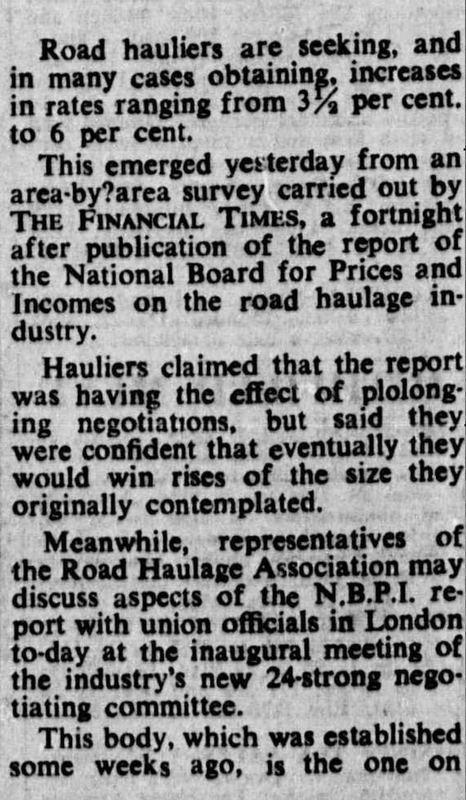
#> input picture 04. Kernels, callbacks and thresholding/img/text.png, 466 x 800 px, shrunk from 861 x 1479 before the run
$ jupyter execute --allow-errors Thresholding_cv.ipynb   (shell and % lines are left out)
#> lines starting #> are read from the running program, lines starting #| are printed output that depends on the picture; after the words box and inside, x2 and y2 are one past the last pixel; in counts of white or black regions, pixels touching at a corner belong together
# Computer Vision Thresholding

[cell 1]
import cv2
import numpy as np
import matplotlib.pyplot as plt
plt.rcParams['image.cmap'] = 'gray'

[cell 2]
# Load an image and apply all types of thresholding that openCV offers (like thresh_binary, thresh_trunc, tozero, etc)
# Display the original image as well as the thresholded images
Image= r"C:\Users\oolus\OneDrive\Desktop\pic\Dog.jpg"
img = cv2.imread(Image)

[cell 3]
ret,thresh1 = cv2.threshold(img,127,255,cv2.THRESH_BINARY)
ret,thresh2 = cv2.threshold(img,127,255,cv2.THRESH_BINARY_INV)
ret,thresh3 = cv2.threshold(img,127,255,cv2.THRESH_TRUNC)
ret,thresh4 = cv2.threshold(img,127,255,cv2.THRESH_TOZERO)
ret,thresh5 = cv2.threshold(img,127,255,cv2.THRESH_TOZERO_INV)

titles = ['Original Image','BINARY','BINARY_INV','TRUNC','TOZERO','TOZERO_INV']
images = [img, thresh1, thresh2, thresh3, thresh4, thresh5]

fig = plt.figure(figsize=(10,6))


#> (the rest of this cell did not finish here and is left out)

[Hint](# "cv2.threshold(img, threshold, max_value, cv2.THRESH_BINARY)")

[cell 4]
# Adjust the values and types to try to isolate the regions of interests the best way possible
# eliminating as much noise as possible
# Display the original image as well as the thresholded images

ret,thresh1 = cv2.threshold(img,14,255,cv2.THRESH_BINARY)
ret,thresh2 = cv2.threshold(img,14,255,cv2.THRESH_BINARY_INV)
ret,thresh3 = cv2.threshold(img,14,255,cv2.THRESH_TRUNC)
ret,thresh4 = cv2.threshold(img,14,255,cv2.THRESH_TOZERO)
ret,thresh5 = cv2.threshold(img,14,255,cv2.THRESH_TOZERO_INV)

titles = ['Original Image','BINARY','BINARY_INV','TRUNC','TOZERO','TOZERO_INV']
images = [img, thresh1, thresh2, thresh3, thresh4, thresh5]

fig = plt.figure(figsize=(10,6))


#> (the rest of this cell did not finish here and is left out)

[cell 5]
# Repeat the above operations with a different image

[cell 6]
# cv2.threshold will always return 2 values, can you guess what the first value corresponds to?
# print the values to screen and try to see what they correspond to
ret

[cell 7]
# Given this image
text_img = cv2.imread('img/text.png', cv2.IMREAD_GRAYSCALE)
#> text_img is the input picture: shape (800, 466); min 0, max 241, mean 141.4
plt.figure(figsize = (20,15))
plt.imshow(text_img);

[cell 8]
ret,thresh1 = cv2.threshold(text_img,14,255,cv2.THRESH_BINARY)
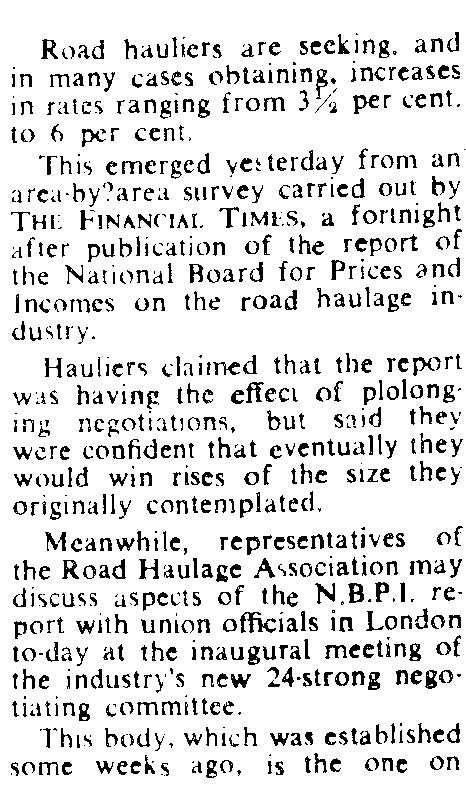
#> thresh1: shape (800, 466); 87.3% white; black in thin lines or dots

[cell 9]
text_img[thresh1==255]=255

[cell 10]
plt.figure(figsize=(10,8))
plt.imshow(text_img, cmap='gray')

[cell 11]
# Clean it up so it looks like similar to this
text_clean_img = cv2.imread('img/clean-text.jpg', cv2.IMREAD_GRAYSCALE)
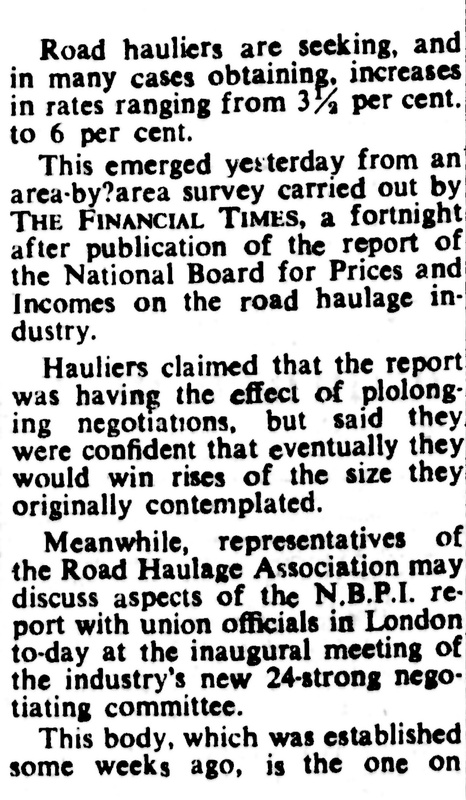
#> input picture 04. Kernels, callbacks and thresholding/img/clean-text.jpg, 466 x 800 px, shrunk from 861 x 1479 before the run
#> text_clean_img is the input picture: shape (800, 466); min 0, max 255, mean 195
plt.figure(figsize = (20,15))
plt.imshow(text_clean_img);

[cell 12]
# Clean up the image text_img and display it here, feel free to use everything you have learn so far

[cell 13]
# Can you also do the same with this one?
dark_notes = cv2.imread('img/notes.png', cv2.IMREAD_GRAYSCALE)
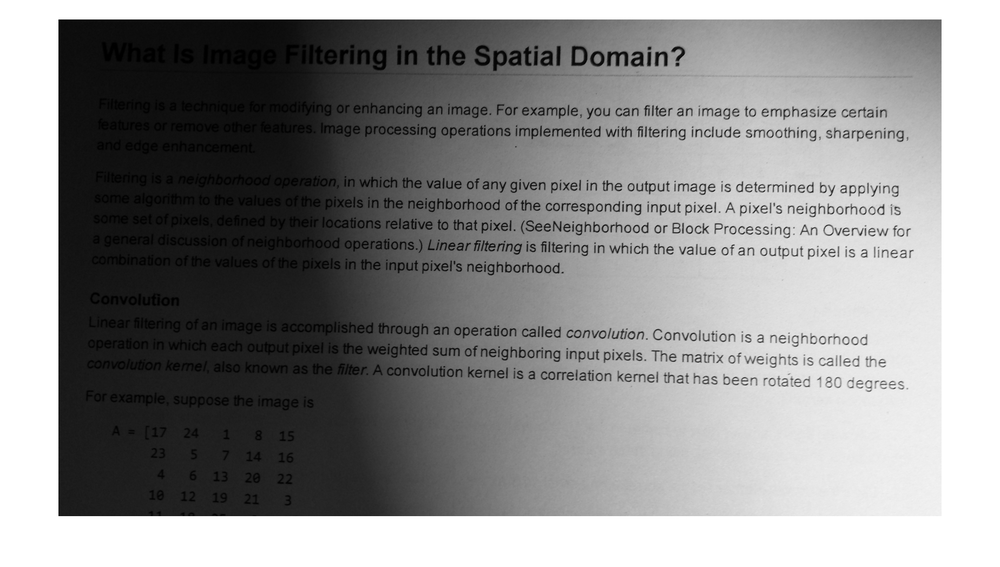
#> input picture 04. Kernels, callbacks and thresholding/img/notes.png, 1000 x 567 px, shrunk from 1848 x 1048 before the run
#> dark_notes is the input picture: shape (567, 1000); min 0, max 255, mean 143
plt.figure(figsize = (20,15))
plt.imshow(dark_notes);

[cell 14]
ret,thresh1 = cv2.threshold(dark_notes,14,255,cv2.THRESH_BINARY)
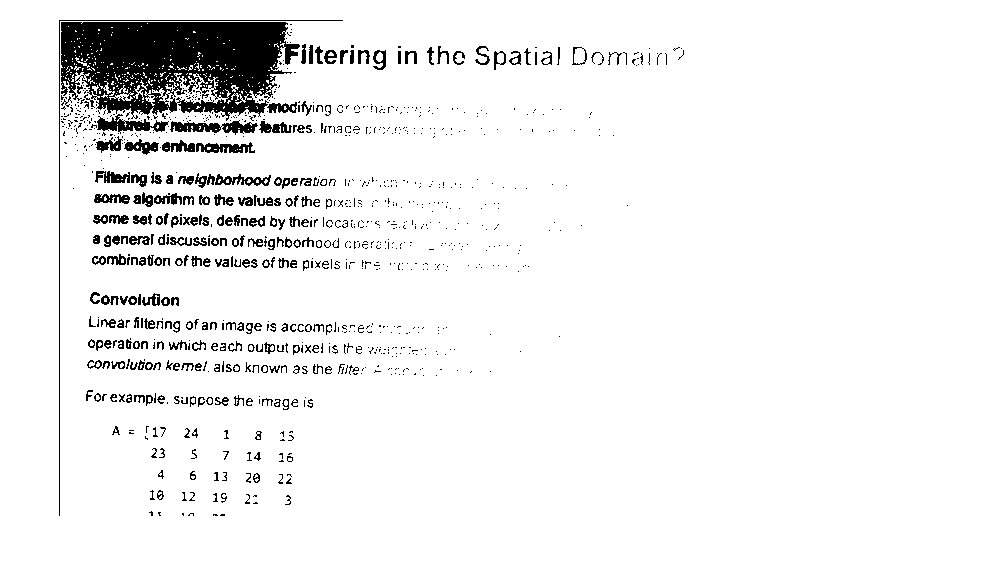
#> thresh1: shape (567, 1000); 93.9% white; 1001 black regions (741 under 20 px), largest, box (x1, y1, x2, y2) and area: (61, 22, 300, 121) 16352, (59, 20, 343, 516) 779, (170, 120, 258, 135) 683

[cell 15]
dark_notes[thresh1==255]=255
